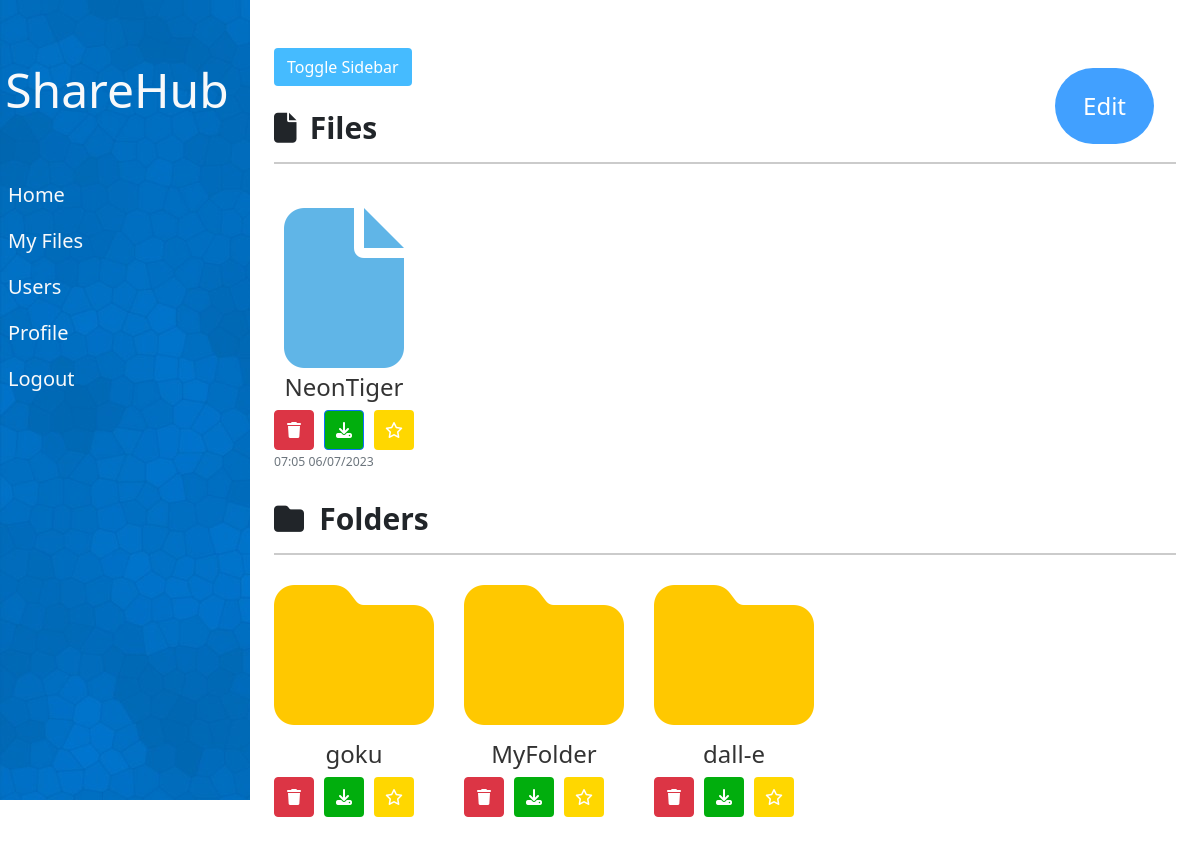
Before: /all_users/home/ (signed in) with the older database file.
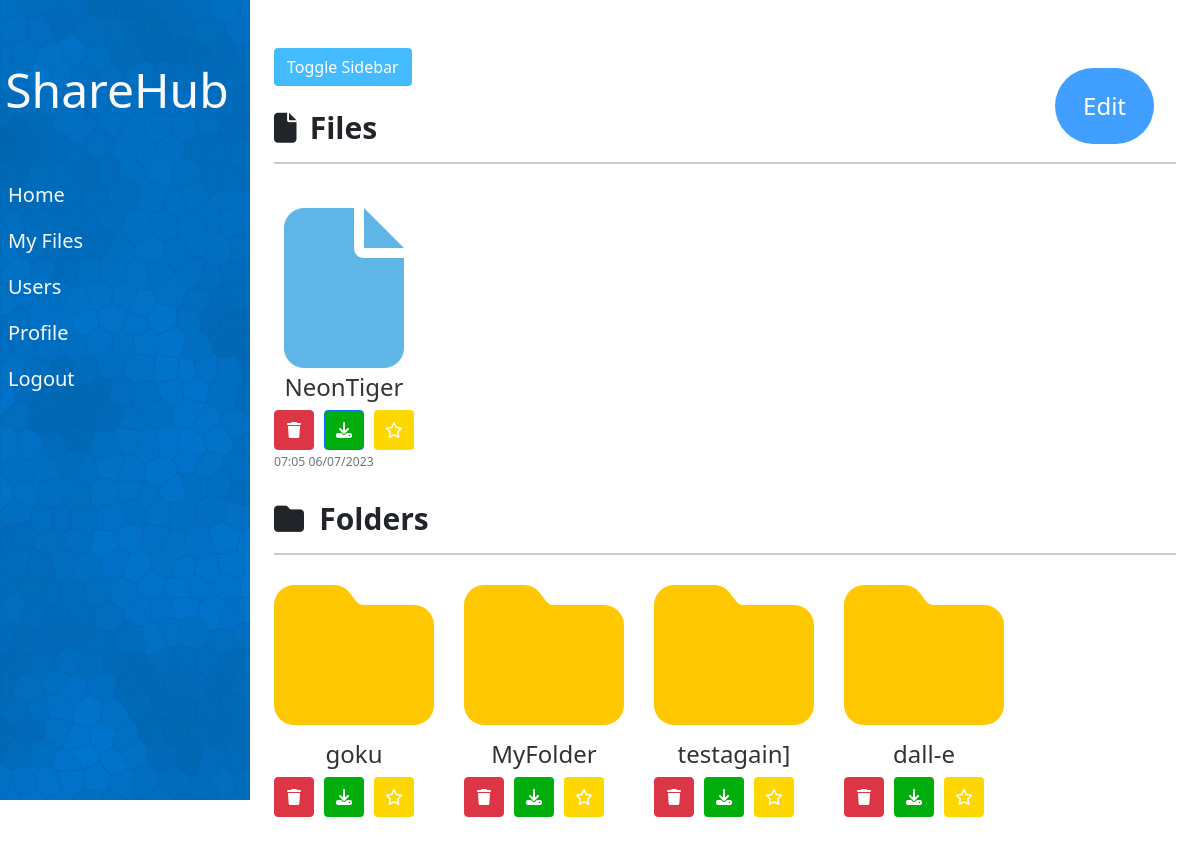
After: the same page with the newer database file.
### root/models.py (models this page shows, shortened)
class AllFiles(models.Model):
    owner= models.ForeignKey(User, on_delete=models.CASCADE)
    title= models.CharField(max_length=100)
    file=models.FileField(upload_to='all_files/', default='')
    created_at=models.DateTimeField(auto_now_add=True,)
    folder = models.ForeignKey(Folder, on_delete=models.CASCADE, null=True, blank=True)
    is_favorite = models.BooleanField(default=False)

class Folder(models.Model):
    name = models.CharField(max_length=255)
    user = models.ForeignKey(User, on_delete=models.CASCADE)
    parent_folder = models.ForeignKey('self', on_delete=models.CASCADE, null=True, blank=True)
    is_favorite = models.BooleanField(default=False)

### root/views.py (the view)
# urls.py: path('home/',home ,name='home'),
@login_required
def home(request):
    logged_user=request.user
    favorite_files = AllFiles.objects.filter(is_favorite=True,folder=None,owner=logged_user)
    favorite_folders = Folder.objects.filter(is_favorite=True, parent_folder=None,user=logged_user)
    context = {
        'files': favorite_files,
        'folders': favorite_folders,
    }
    return render(request, 'root/all_files.html',context )

### root/templates/root/all_files.html (shortened to what this page needs)
{% extends "root/home_base.html" %}
{% load static %}
{% block favourite %}
<div style="position: fixed; top: 20px; right: 20px;">
<details class="dropdown action-buttons" style="
  --button-background: rgb(65, 160, 255);
  --button-color: white;
  --dropdown-highlight: dodgerblue;
  --dropdown-width: 160px;
  --dropdown-background: rgb(0, 208, 255);
  --dropdown-color: rgb(255, 255, 255);
  display: flex;
  justify-content: center;
  align-items: center;
  /* min-height: 100vh; */
  background-color: #ffffff;
">
  <summary role="button">
    <a class="button" style="text-decoration: none;">Edit</a>
  </summary>
</details>
</div>
{% endblock favourite %}

### root/templates/root/home_base.html (shortened to what this page needs)
{% extends "root/base.html" %}
{% load crispy_forms_tags %}
{% load custom_filters %}
{% block content %}
<h2 class="section-title">
    <i class="fa-solid fa-file" style="font-size: 30px; margin-right: 7px;"></i>
    <span style="font-size: 30px;">Files</span></h2>
<hr class="section-line">
<div class="file-section">
  {% for post in files %}
  <article class="media content-section">
    <div class="media-body">
        <a class="article-title" href="{% url 'subfolder' post.id %}"
         style="text-decoration: none; color: #333; display: flex; flex-direction: column; align-items: center;">
         <i class="fa-solid fa-file fa-10x" style="color: #60b5e7;"></i>
            <h4 style="margin-top: 5px;">{{ post.title }}</h4>
          </a>
          <div class="button-row">
            <form action="{% url 'delete_file' post.pk %}" method="POST" class=" square button" style="padding: 0%;">
              {% if request.user == post.owner %}
                <button type="submit" class="btn btn-danger square button" style="height: 40px">
                  <i class="fa-solid fa-trash"></i>
                </button>
              {% endif %}
            </form>
            <a href="{% url 'download_file' post.file.path %}" class="btn btn-primary square-button" style="background-color: #01ae0d;">
              <i class="fa-solid fa-download"></i>
            </a>
            {% with favorite_class=post.is_favorite|yesno:"favpurple,favblue" %}
            <a href="{% url 'toggle_favorite' 'File' post.id %}" class="btn btn-primary favorite-button square-button {{favorite_class}}">
              <i class="fa-regular fa-star"></i>
            </a>
        {% endwith %}
          </div>
      <div class="article-metadata">
        <small class="text-muted">
            {{ post.created_at|date:"H:i d/m/Y" }}
        </small>
      </div>
    </div>
  </article>
  {% endfor %}
</div>
<h2 class="section-title">
    <i class='fa fa-folder blue-color'
    style="margin-right: 9px; font-size: 30px;"></i>
    <span style="font-size: 30px;">Folders</span></h2>
<hr class="section-line">
<div class="folder-section">
  {% for post in folders %}
  <article class="media content-section">
    <div class="media-body">
        <a class="article-title" href="{% url 'subfolder' post.id %}" style="text-decoration: none; color: #333; display: flex; flex-direction: column; align-items: center;">
            <i class="fas fa-folder fa-10x" style="color: #ffc800;"></i>
            <h4 style="margin-top: 5px;">{{ post.name }}</h4>
          </a>
          <div class="button-row">
            <form action="{% url 'delete_folder' post.pk %}" method="POST" class=" square button" style="padding: 0%; margin: 0px 0px;">
              {% if request.user == post.user %}
                <button type="submit" class="btn btn-danger square button " style="height: 40px">
                  <i class="fa-solid fa-trash"></i>
                </button>
              {% endif %}
            </form>
            <a href="{% url 'download_folder' post.id %}" class="btn btn-primary square-button " style=" background-color: #01ae0d;
            border: none;">
              <i class="fa-solid fa-download"></i>
            </a>
            {% with favorite_class=post.is_favorite|yesno:"favpurple,favblue" %}
            <a href="{% url 'toggle_favorite' 'Folder' post.id %}" class="btn btn-primary favorite-button square-button {{favorite_class}}">
              <i class="fa-regular fa-star"></i>
            </a>
        {% endwith %}
          </div>
    </div>
  </article>
  {% endfor %}
</div>
{% block favourite %}
{% endblock favourite %}
{% endblock content %}

Changed rows visible on the page:
now on this page (row edited): Folder: name "testagain]"
